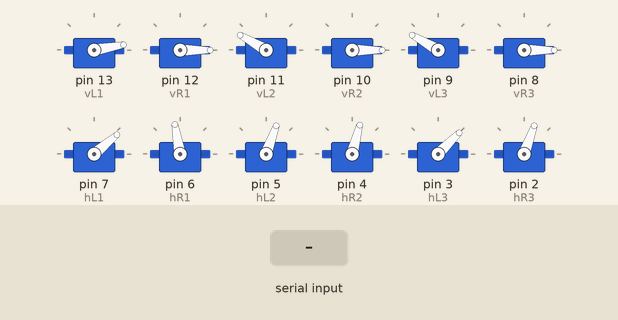
Simulated run of this sketch. Board: Arduino Uno, built with avr-gcc and run on an emulated ATmega328P. Shown: 12 × servo. The inputs (shaded band) are chosen by the test bench.

Above: at 1.2 s.
1.3 s: "1" received over the second serial link
At 1.68 s:
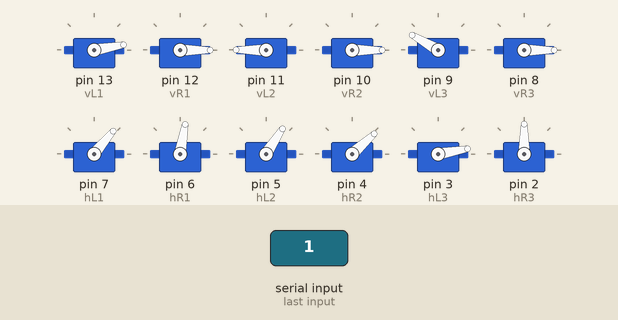
4.3 s: "s" received over the second serial link
At 5.7 s:
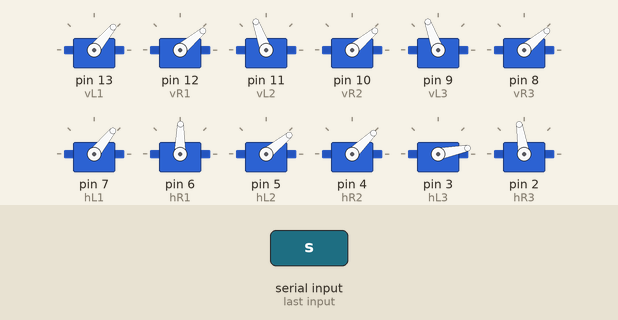
6.0 s: "n" received over the second serial link
At 7.2 s:
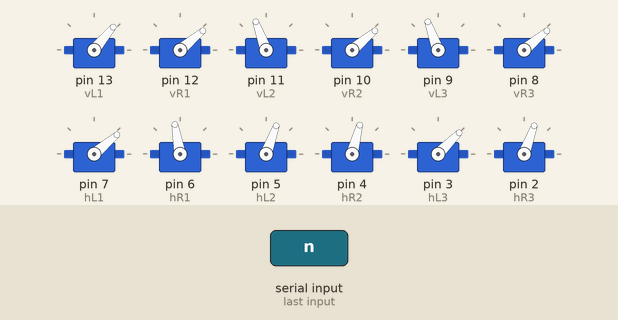
7.5 s: "e" received over the second serial link
At 8.4 s:
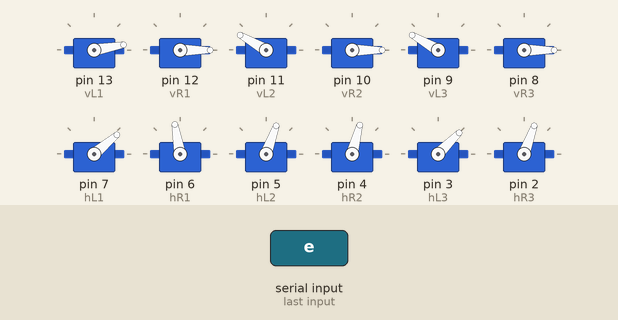
9.3 s: "2" received over the second serial link
At 9.68 s:
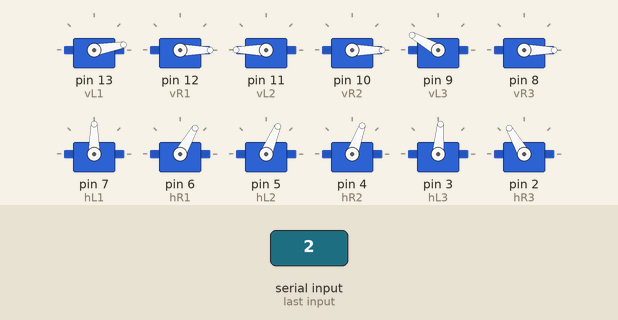
12.3 s: "3" received over the second serial link
At 16.0 s:
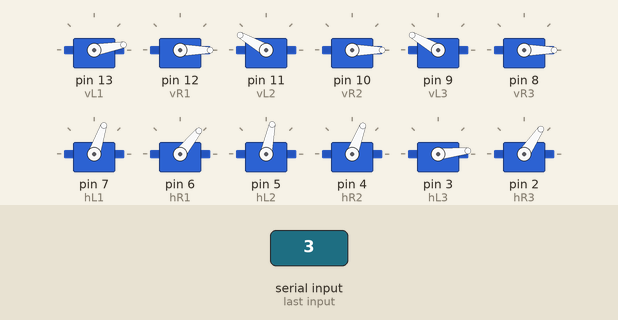
Timing chart, 0 to 16.3 s (numbered marks = the images above; inputs shaded):
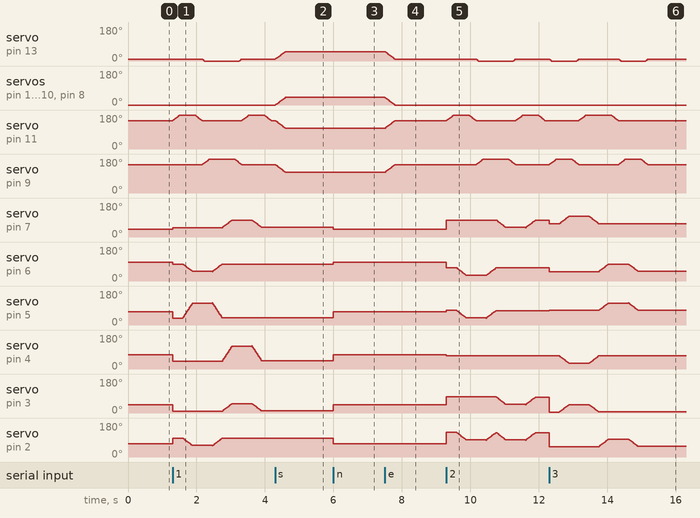

Measured:
- after the input at 4.3 s, servo on pin 13 (vL1): moves from 10° to 50° over 0.29 s, starting at once; servo on pin 12 (vR1), servo on pin 10 (vR2), servo on pin 8 (vR3): moves from 0° to 40° over 0.29 s, starting at once; servo on pin 11 (vL2), servo on pin 9 (vL3): moves from 150° to 110° over 0.29 s, starting at once
- after the input at 6.0 s, servo on pin 7 (hL1): 51° → 40° at once; servo on pin 6 (hR1): 89° → 100° at once; servo on pin 5 (hL2): 39° → 70° at once; servo on pin 4 (hR2): 44° → 75° at once; servo on pin 3 (hL3): 11° → 45° at once
- after the input at 7.5 s, servo on pin 13 (vL1): moves from 50° to 10° over 0.29 s, starting at once; servo on pin 12 (vR1), servo on pin 10 (vR2), servo on pin 8 (vR3): moves from 40° to 0° over 0.29 s, starting at once; servo on pin 11 (vL2), servo on pin 9 (vL3): moves from 110° to 150° over 0.29 s, starting at once

The sketch:

spider_bluetooth.ino
```cpp
/*
 * spider_bluetooth.ino
 *
 *  Created on: Aug 21, 2016
 *      Author: cyborg159
 *
 * Do NOT use this code for: commercial purposes or mass application.
 */

#include "Arduino.h"
#include "Servo.h"
#include "SoftwareSerial.h"

#include "spider_bluetooth_functions.h"


char cOLD; // stores old incoming character from other device
char cNEW; // stores new incoming character from other device

// The setup function is called once at startup of the sketch
void setup() {
    BT.begin(9600); // set baud rate of bluetooth module

    vL1.attach(13);
    vR1.attach(12);
    vL2.attach(11);
    vR2.attach(10);
    vL3.attach(9);
    vR3.attach(8);

    hL1.attach(7);
    hR1.attach(6);
    hL2.attach(5);
    hR2.attach(4);
    hL3.attach(3);
    hR3.attach(2);

    init_nor();
}

// The loop function is called in an endless loop
void loop() {
	cOLD=0;
	cNEW=0;
  while (BT.available())
    // if text arrived in from BT serial...
    {

      cNEW=(BT.read());
      if(cOLD != cNEW){
      // known BT commands
      switch(cNEW){
        case 's' : {BodyUp(); break;}
        case 'e' : {BodyDown(); break;}
        case 'n' : {init_nor(); break;}
        case '1' : {stepF(); break;}
        case '2' : {turnL(); break;}
        case '3' : {turnR(); break;}
      }
      cOLD = cNEW;
	  }
    }

}
```

spider_bluetooth_functions.h
```cpp
/*
 * spider_bluetooth_functions.h
 *
 *  Created on: Aug 21, 2016
 *      Author: richard
 */

#ifndef SPIDER_BLUETOOTH_FUNCTIONS_H_
#define SPIDER_BLUETOOTH_FUNCTIONS_H_

Servo // vertical
	  vL1, vR1,
      vL2, vR2,
      vL3, vR3,

	  // horizontal
      hL1, hR1,
      hL2, hR2,
      hL3, hR3;


SoftwareSerial BT(1,0);
// creates a "virtual" serial port/UART
// connect BT module TX to D1
// connect BT module RX to D0
// connect BT Vcc to 5V, GND to GND

// initialization positions of each servo
short posvL1 = 10,
	  posvR1 = 0,
	  posvL2 = 150,
	  posvR2 = 0,
	  posvL3 = 150,
	  posvR3 = 0,

	  poshL1 = 40,	// forward '+', backward '-'
	  poshR1 = 100,	// forward '-', backward '+'
	  poshL2 = 70,	// forward '+', backward '-'
	  poshR2 = 75,	// forward '+', backward '-'
	  poshL3 = 45,	// forward '+', backward '-'
	  poshR3 = 70;	// forward '-', backward '+'

const byte time = 7, //delay in ms
		   angleH= 40, //value of turning horizontal servos
		   angleV = 40; //value of turning vertical servos

void BodyUp(){
  for(int i = 0; i < angleV; i++){
    vL1.write(++posvL1);
    vL2.write(--posvL2);
    vL3.write(--posvL3);
    vR1.write(++posvR1);
    vR2.write(++posvR2);
    vR3.write(++posvR3);
    delay (time);
  }
}

void BodyDown(){
  for(int i = 0; i < angleV; i++){
    vL1.write(--posvL1);
    vL2.write(++posvL2);
    vL3.write(++posvL3);
    vR1.write(--posvR1);
    vR2.write(--posvR2);
    vR3.write(--posvR3);
    delay(time);
  }
}

void LegsUpL(){
  for(int i = 0; i < angleV; i++){
    vL1.write(--posvL1);
    vR2.write(--posvR2);
    vL3.write(++posvL3);
    delay(time);
  }
}

void LegsDownL(){
  for(int i = 0; i < angleV; i++){
    vL1.write(++posvL1);
    vR2.write(++posvR2);
    vL3.write(--posvL3);
    delay (time);
  }
}

void LegsUpR(){
  for(int i = 0; i < angleV; i++){
    vR1.write(--posvR1);
    vL2.write(++posvL2);
    vR3.write(--posvR3);
    delay(time);
  }
}

void LegsDownR(){
  for(int i = 0; i < angleV; i++){
    vR1.write(++posvR1);
    vL2.write(--posvL2);
    vR3.write(++posvR3);
    delay (time);
  }
}

void LegsForwR(){
 for(int i = 0; i < angleH; i++){
    hR1.write(90-i);
    hR3.write(100-i);
    hL2.write(37+2*i);
    delay(time);
 }
}

void LegsBackR(){
  for(int i = 0; i < angleH; i++){
    hR1.write(50+i);
    hR3.write(60+i);
    hL2.write(117-2*i);
    delay(time);
  }
}

void LegsForwL(){
 for(int i = 0; i < angleH; i++){
    hL1.write(50+i);
    hL3.write(10+i);
    hR2.write(42+2*i);
    delay(time);
 }
}

void LegsBackL(){
  for(int i = 0; i < angleH; i++){
    hL1.write(90-i);
    hL3.write(50-i);
    hR2.write(122-2*i);
    delay(time);
  }
}

//set each servo to it's initialization position
void init_nor(){
  vL1.write(posvL1);
  vR1.write(posvR1);
  vL2.write(posvL2);
  vR2.write(posvR2);
  vL3.write(posvL3);
  vR3.write(posvR3);

  hL1.write(poshL1);
  hR1.write(poshR1);
  hL2.write(poshL2);
  hR2.write(poshR2);
  hL3.write(poshL3);
  hR3.write(poshR3);
}

//set each horizontal servo to position for moving body forward
void init_stepF(){
    hL1.write(50);
    hR1.write(90);
    hL2.write(37);
    hR2.write(42);
    hL3.write(10);
    hR3.write(100);
}

//set each horizontal servo to position for turning body to left
void init_turnL(){
    hL1.write(90);
    hR1.write(70);
    hL2.write(77);
    hR2.write(70);
    hL3.write(85);
    hR3.write(130);
}

//set each horizontal servo to position for turning body to right
void init_turnR(){
    hL1.write(70);
    hR1.write(50);
    hL2.write(77);
    hR2.write(70);
    hL3.write(5);
    hR3.write(55);
}

//one step forward
void stepF(){
  init_stepF();
  LegsUpR();
  LegsForwR();
  LegsDownR();
  LegsUpL();
  LegsBackR();
  LegsForwL();
  LegsDownL();
  LegsUpR();
  LegsBackL();
  LegsDownR();
}

//turn body to left
void turnL(){
  init_turnL();

  LegsUpR();

  //turn right legs forward and left leg backward
  for(int i = 0; i < angleH; i++){
    hR1.write(70-i);
    hR3.write(130-i);
    hL2.write(77-i);
    delay(time);
  }

  LegsDownR();
  LegsUpL();

  //turn right legs backward and left leg forward
  for(int i = 0; i < angleH; i++){
    hR1.write(30+i);
    hR3.write(90+i);
    hL2.write(37+i);
    delay(time);
  }

  //turn left legs backward and right leg forward
  for(int i = 0; i < angleH; i++){
    hL1.write(90-i);
    hL3.write(85-i);
    hR3.write(130-i);
    delay(time);
  }

  LegsDownL();
  LegsUpR();

  //turn left legs forward and right leg backward
  for(int i = 0; i < angleH; i++){
    hL1.write(50+i);
    hL3.write(45+i);
    hR3.write(90+i);
    delay(time);
  }

  LegsDownR();
}

//turn body to right
 void turnR(){
  init_turnR();

  LegsUpL();

  //turn left legs forward and right leg backward
  for(int i = 0; i < angleH; i++){
    hL1.write(70+i);
    hL3.write(5+i);
    hR2.write(70-i);
    delay(time);
  }

  LegsDownL();
  LegsUpR();

  //turn left legs backward and right leg forward
  for(int i = 0; i < angleH; i++){
    hL1.write(110-i);
    hL3.write(45-i);
    hR2.write(30+i);
    delay(time);
  }

  //turn right legs backward and left leg forward
  for(int i = 0; i < angleH; i++){
    hR1.write(50+i);
    hR3.write(55+i);
    hL2.write(77+i);
    delay(time);
  }

  LegsDownR();
  LegsUpL();

  //turn right legs forward and left leg backward
  for(int i = 0; i < angleH; i++){
    hR1.write(90-i);
    hR3.write(95-i);
    hL2.write(117-i);
    delay(time);
  }

  LegsDownL();
}


#endif /* SPIDER_BLUETOOTH_FUNCTIONS_H_ */
```
